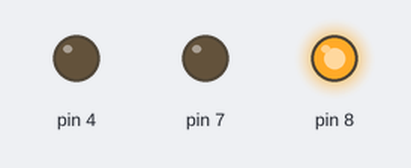
Bench run of a sketch on a simulated Arduino Uno, built with avr-gcc and run on an emulated ATmega328P. On the bench: output pins drawn as LEDs (lit = HIGH).

Above: at 0.05 s.
At 3.85 s:
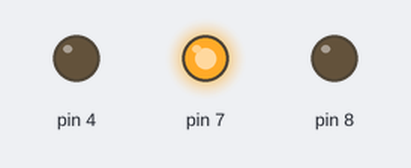
At 5.65 s:
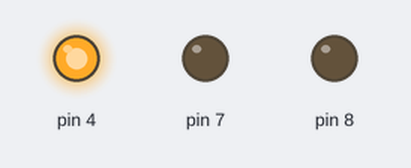
At 7.55 s:
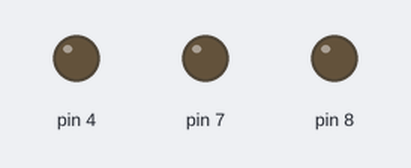
Timing chart, 0 to 7.8 s (numbered marks = the images above):
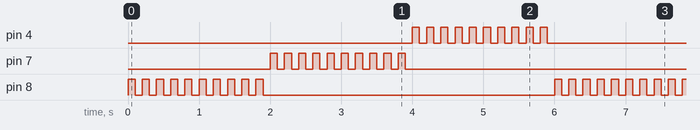

The sketch:

3_LED_BLINKS.ino
```cpp
void setup() {
  pinMode(8, OUTPUT);
  pinMode(7, OUTPUT);
  pinMode(4, OUTPUT);
}
void blink(int pin){
  for(int i=0;i<10;i++){
    digitalWrite(pin,HIGH);
    delay(100);
    digitalWrite(pin,LOW);
    delay(100);
  }
}
void loop() {
  blink(8);
  blink(7);
  blink(4);
}
```

Measured:
- by itself, pin 4, pin 7, pin 8: repeats every 6.0 s: 9 × (LOW 0.10 s, HIGH 0.10 s), LOW 4.1 s, HIGH 0.10 s
